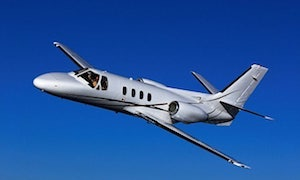
%> input picture Coursework02/Bo_Yuan_17017757/Image/plane.jpg, 300 x 180 px
$ octave Task01.m   (GNU Octave 9; MATLAB toolbox functions it lacks are replaced by stand-ins)
%> lines starting %> are read from the running program, lines starting %| are printed output that depends on the picture
### Coursework02/Bo_Yuan_17017757/compute1DIndex.m
function result = compute1DIndex(mask)

%create a matrix, its size is equal to the mask
[m,n] = size(mask);
matrix = zeros();

index = 1;

for i = 1:m
    for j = 1:n

        % if the point is the one which needs to compute (value is equal to 1)
        if mask(i,j) == 1

            % give the point a 1d index
            matrix(i,j) = index;

            index=index+1;
        end
    end
end

result = matrix;

end

### Coursework02/Bo_Yuan_17017757/constructEquation.m
function [A,b] = constructEquation(n,im_target,im_mask,lap,indexMatrix)
    %At most, there are 5 coefficients per row
    %
    coeff_num = 5;

    %create the sparse matrix to save memory
    A = spalloc(n, n, n*coeff_num);

    b = zeros(n,1);

    index = 0;

    for x=1:size(indexMatrix,1)
        for y=1:size(indexMatrix,2)

            if im_mask(x,y)==1

                index = index+1;
                A(index,index)=4; %the diagonal represent the current pixel

                %check the boundary
                if im_mask(x-1,y)==0 %known left pixel
                    b(index)=im_target(x-1,y); %add it to B
                else %unknown boundary
                    A(index,indexMatrix(x-1,y))=-1; %set its coefficient to -1
                end
                if im_mask(x+1,y)==0 %known right pixel
                    b(index)=b(index)+im_target(x+1,y); %add it to B
                else %unknown boundary
                    A(index,indexMatrix(x+1,y))=-1; %set its coefficient to -1
                end
                if im_mask(x,y-1)==0 %known bottom pixel
                    b(index)=b(index)+im_target(x,y-1); %add it to B
                else %unknown boundary
                    A(index,indexMatrix(x,y-1))=-1; %set its coefficient to -1
                end
                if im_mask(x,y+1)==0 %known top pixel
                    b(index)=b(index)+im_target(x,y+1); %add it to B
                else %unknown boundary
                    A(index,indexMatrix(x,y+1))=-1; %set its coefficient to -1
                end

                %update the B vector with the laplacian value

                b(index)=b(index)-lap(x,y);

            end

        end
    end

end

### Coursework02/Bo_Yuan_17017757/Task01.m
close all;
clear;
clc;

%% read image / convert to gray scale / convert the type to double
im_source   = imread('image/plane.jpg');
%> im_source is the input picture: size 180x300x3 uint8; mean R, G, B 33.5, 85.2, 161.5
im_whole_target   = imread('image/city.jpg');
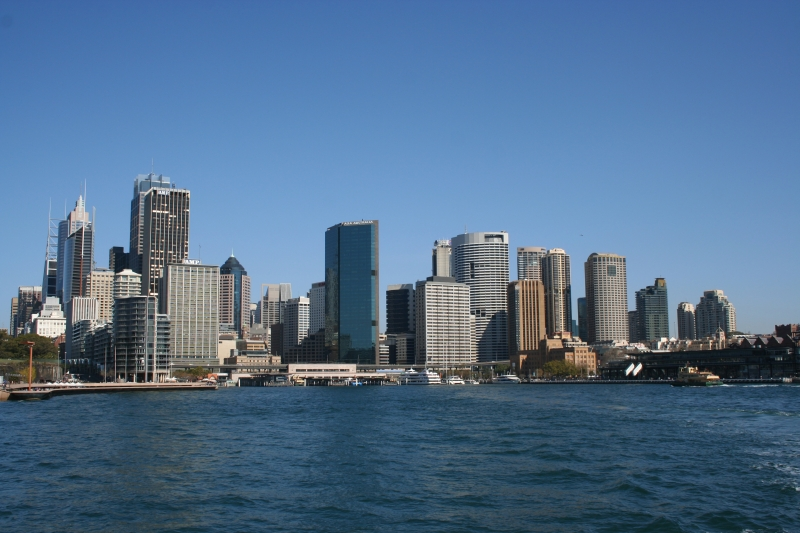
%> input picture Coursework02/Bo_Yuan_17017757/Image/city.jpg, 800 x 533 px
%> im_whole_target is the input picture: size 533x800x3 uint8; mean R, G, B 81.4, 111, 141.3

im_source = rgb2gray(im_source);
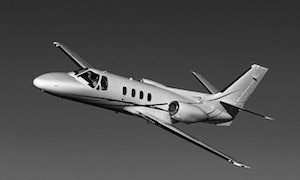
%> im_source: size 180x300 uint8; min 0, max 255, mean 78.4
im_whole_target = rgb2gray(im_whole_target);
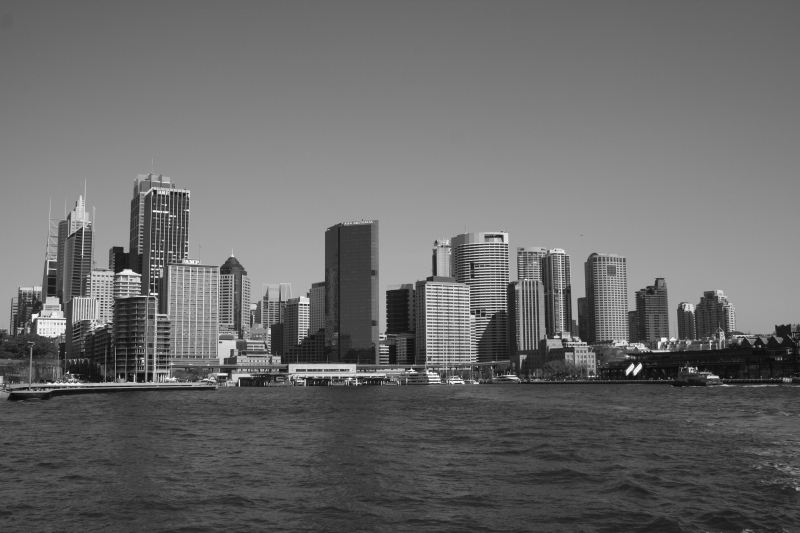
%> im_whole_target: size 533x800 uint8; min 10, max 253, mean 105.5

im_source = double(im_source);
%> im_source: size 180x300 double
im_whole_target = double(im_whole_target);
%> im_whole_target: size 533x800 double

%% position of the source image in the target image
position_in_target = [50,50];

[rows, cols] = size(im_source);
%> rows = 180; cols = 300

range_x = position_in_target(2):(position_in_target(2)+rows-1);
%> range_x = 180 values from 50 to 229
range_y = position_in_target(1):(position_in_target(1)+cols-1);
%> range_y = 300 values from 50 to 349

%% get a precise image of the whole target image
% Its a smaller image, the size is equal to the source image.
im_target = im_whole_target(range_x,range_y);
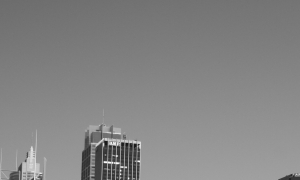
%> im_target: size 180x300 double; min 24, max 252, mean 132.5

%% Polygon: define a polygon to set up a mask
polygon = [114,157;186,177;283,176;286,64;258,25;203,52;142,48;95,27;30,24;11,89;51,133];

x = polygon(:,1);
y = polygon(:,2);

% mask of source image
im_mask = poly2mask(x,y,rows,cols);

% find the number of unknown pixels based on the mask
n = size(find(im_mask==1),1);
%> n = 32173

%% creating the a zero matrix, refers to delete the points.
zeroMatrix = zeros(rows, cols);

%% indexArray is an array includes 1d index for points (value is 1 in the mask)
indexMatrix = compute1DIndex(im_mask);
%> after the loop in compute1DIndex, `for i = 1:m`:
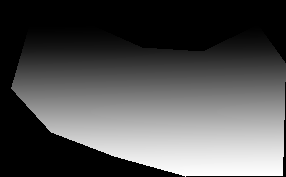
%> matrix: size 177x286 double; min 0, max 32173, mean 10224.2; drawn with min black and max white

%% compute A and b,
[A, b] = constructEquation(n,im_target,im_mask,zeroMatrix,indexMatrix);

%solve the linear system of equation
X = A \ b;

%% output the image
im_out = im_target;

for i = 1:length(X)

    [x,y] = find(indexMatrix == i);

    im_out(x,y) = X(i);

end
%> this loop made 32173 passes
%> (x, y) on passes 1 to 3: (25, 31), (25, 32), (25, 33)
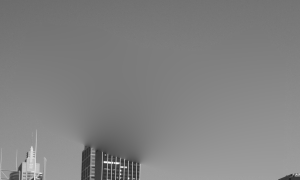
%> im_out: size 180x300 double; min 32, max 252, mean 129.2

im_whole_target(range_x,range_y) = im_out;
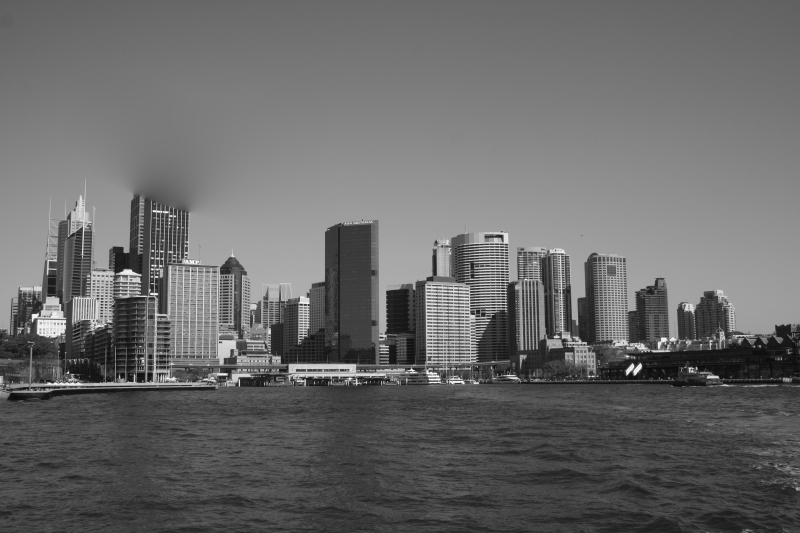
%> im_whole_target: size 533x800 double; min 10, max 253, mean 105.1

figure;
imshow(im_whole_target,[]);
